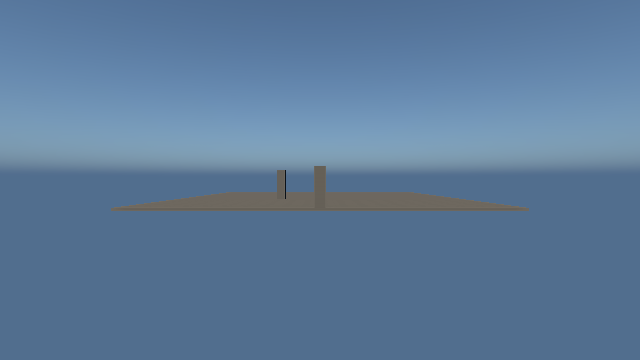
#> input picture _frame_view.png, 640 x 360 px
$ python check_assets.py ..
#> lines starting #> are read from the running program, lines starting #| are printed output that depends on the picture; after the words box and inside, x2 and y2 are one past the last pixel; in counts of white or black regions, pixels touching at a corner belong together
### modules/tsr.py
#!/usr/bin/env python3
# -*- coding: utf-8 -*-
"""modules/tsr.py — TSR（交通标识）模块

职责：
  1) 定义 TSR 资产的两级类别表（大类对齐 YOLO，子类对应具体标牌）
  2) 在 UE 关卡里生成路标：标准模板（牌面 + 立柱）+ 上传的图案贴图
  3) 输出真值描述（类别、世界盒、stencil、磨损等），供 batch_capture 投影成 2D 框
  4) 对外提供「类别名规范化」与「按 YOLO 大类找素材」两个工具，供 2D 替换复用

两级类别的必要性：
  YOLO 模型（tsr_sign.pt）只分 7 个大类，但素材库需要细分到具体标牌
  （限速60 / 限速80 / 禁止左转 …）。所以：
    - 大类（category）：用于和检测结果匹配
    - 子类（subtype）：用于区分素材，也直接作为训练标注的类别名
  素材文件名约定：<大类>_<子类>.png，例如 speed_limit_60.png、prohibition_no_right.png

设计要点：
  - 不依赖外部 3D 模型：牌面/立柱都用 UE 基础 Cube 缩放，任何工程都能跑
  - 单位坑：UE 世界位置是厘米，set_actor_scale3d 是倍数（Cube 原始 100cm）
  - 语义靠 CustomDepthStencilValue，traffic_sign = 4
"""
import json
import math
import os

# ---------------------------------------------------------------------------
# 两级类别表
# ---------------------------------------------------------------------------
# 大类 → {中文名, 子类表, 形状, 尺寸}
# 子类表里 value 是该子类的中文说明，key 会拼进类别名（如 speed_limit + 60）
TSR_CATALOG = {
    "speed_limit": {
        "label": "限速",
        "shape": "circle",
        "size_cm": {"diameter": 60},
        "subtypes": {
            "40": "限速40", "50": "限速50", "60": "限速60",
            "70": "限速70", "80": "限速80", "100": "限速100", "120": "限速120",
        },
    },
    "prohibition": {
        "label": "禁止",
        "shape": "circle",
        "size_cm": {"diameter": 60},
        "subtypes": {
            "no_right": "禁止右转", "no_left": "禁止左转",
            "no_entry": "禁止驶入", "no_parking": "禁止停车",
            "no_stopping": "禁止长停", "no_u_turn": "禁止掉头",
            "no_horn": "禁止鸣笛",
        },
    },
    "warning": {
        "label": "警告",
        "shape": "triangle",
        "size_cm": {"side": 70},
        "subtypes": {
            "bump": "路面不平", "curve_left": "向左急弯",
            "curve_right": "向右急弯", "pedestrian": "注意行人",
            "children": "注意儿童", "crossroad": "十字交叉",
            "slippery": "易滑", "narrow": "窄路",
        },
    },
    "mandatory": {
        "label": "指令",
        "shape": "circle",
        "size_cm": {"diameter": 60},
        "subtypes": {
            "go_straight": "直行", "turn_left": "左转", "turn_right": "右转",
            "keep_left": "靠左行驶", "keep_right": "靠右行驶",
            "roundabout": "环岛行驶", "min_speed": "最低限速",
        },
    },
    "guide": {
        "label": "指路",
        "shape": "rect",
        "size_cm": {"w": 120, "h": 60},
        "subtypes": {
            "direction": "方向指路", "place": "地名", "distance": "距离",
            "highway": "高速入口", "exit": "出口",
        },
    },
    "signal": {
        "label": "信号",
        "shape": "circle",
        "size_cm": {"diameter": 30},
        "subtypes": {"red": "红灯", "yellow": "黄灯", "green": "绿灯"},
    },
    "crosswalk": {
        "label": "人行横道",
        "shape": "rect",
        "size_cm": {"w": 70, "h": 70},
        "subtypes": {"zebra": "斑马线", "sign": "人行横道标志"},
    },
}

# 兼容旧代码：大类名集合
TSR_CLASSES = {k: v["label"] for k, v in TSR_CATALOG.items()}

STENCIL = 4          # 语义通道里 TSR 的模板值（见 semantic_encode.SEMANTIC_CLASSES）
POLE_DIAMETER_CM = 6
PLATE_THICKNESS_CM = 5


# ---------------------------------------------------------------------------
# 类别工具
# ---------------------------------------------------------------------------
def parse_class_name(name):
    """把 'speed_limit_60' 之类的名字拆成 (大类, 子类)；无子类时子类为空串。"""
    name = str(name or "").strip()
    if not name:
        return "", ""
    for cat in TSR_CATALOG:
        if name == cat:
            return cat, ""
        if name.startswith(cat + "_"):
            return cat, name[len(cat) + 1:]
    return name, ""


def normalize_class_name(name):
    """规范成 '<大类>_<子类>' 形式；无法识别时原样返回。"""
    cat, sub = parse_class_name(name)
    if cat in TSR_CATALOG:
        return cat if not sub else "%s_%s" % (cat, sub)
    return name


def category_of(name):
    """取大类（用于和 YOLO 检测结果匹配）。"""
    cat, _ = parse_class_name(name)
    return cat if cat in TSR_CATALOG else ""


def subtype_of(name):
    _, sub = parse_class_name(name)
    return sub


# [52 lines left out: functions class_label, all_class_names, material_for, scan_assets, not called in this run]


# ---------------------------------------------------------------------------
# 尺寸
# ---------------------------------------------------------------------------
def _spec(cls):
    cat, _ = parse_class_name(cls)
    return TSR_CATALOG.get(cat, TSR_CATALOG["speed_limit"])


# [20 lines left out: functions plate_size_cm, plate_scale, not called in this run]


def shape_of(cls):
    return _spec(cls)["shape"]


# ---------------------------------------------------------------------------
# UE 生成
# ---------------------------------------------------------------------------
# [67 lines left out: functions spawn_sign, _set_stencil, truth_entry, not called in this run]


# [19 lines that do not run on import are left out]

### tools/check_assets.py
#!/usr/bin/env python3
# -*- coding: utf-8 -*-
"""check_assets.py — 素材自检：形状、类别名、尺寸是否合规

为什么需要：批量替换用「严格同形状匹配」（圆对圆、三角对三角、矩形对矩形），
形状标错的素材会被静默跳过，导致以为上传成功了却大量不出图。
本工具在上传后立刻给出核对清单。

检查四件事：
  1) 文件名 → 类别名能否解析（speed_limit_60 这类）
  2) 图案实际形状 vs 该类别应有的形状是否一致
  3) 图案是否可读、是否带透明通道（带 alpha 抠图更干净）
  4) 尺寸是否过小（<128px 缩放到远处会糊）

用法：
  python3 check_assets.py 素材目录/
  python3 check_assets.py 素材目录/ --json 结果.json
返回码：0=全部通过，1=有问题（清单见输出）
"""
import argparse
import json
import os
import sys

import cv2
import numpy as np

_MODULES = os.path.join(os.path.dirname(os.path.dirname(os.path.abspath(__file__))), "modules")
if os.path.isdir(_MODULES):
    sys.path.insert(0, _MODULES)
try:
    import tsr as tsr_mod
except Exception:
    tsr_mod = None

EXTS = (".png", ".jpg", ".jpeg", ".bmp", ".webp")


def sign_mask(img):
    """抠出图案本体：有 alpha 用 alpha，否则按四角底色做差。"""
    if img.ndim == 3 and img.shape[2] == 4:
        a = img[:, :, 3]
        m = (a > 8).astype(np.uint8) * 255
        if m.sum() > 0:
            return m
    bgr = img[:, :, :3] if img.ndim == 3 else cv2.cvtColor(img, cv2.COLOR_GRAY2BGR)
    h, w = bgr.shape[:2]
    corners = np.array([bgr[0, 0], bgr[0, w - 1], bgr[h - 1, 0], bgr[h - 1, w - 1]],
                       dtype=np.float32)
    bg = corners.mean(axis=0)
    diff = np.linalg.norm(bgr.astype(np.float32) - bg, axis=2)
    m = (diff > 40).astype(np.uint8) * 255
    k = np.ones((3, 3), np.uint8)
    m = cv2.morphologyEx(m, cv2.MORPH_CLOSE, k, iterations=2)
    return cv2.morphologyEx(m, cv2.MORPH_OPEN, k, iterations=1)


def detect_shape(img):
    """判定图案形状：circle / triangle / rect / unknown。"""
    m = sign_mask(img)
    if m.sum() < 100:
        return "unknown", 0.0
    cnts, _ = cv2.findContours(m, cv2.RETR_EXTERNAL, cv2.CHAIN_APPROX_SIMPLE)
    if not cnts:
        return "unknown", 0.0
    c = max(cnts, key=cv2.contourArea)
    area = cv2.contourArea(c)
    _, _, bw, bh = cv2.boundingRect(c)
    if bw < 8 or bh < 8:
        return "unknown", 0.0
    fill = area / float(bw * bh)
    peri = cv2.arcLength(c, True)
    approx = cv2.approxPolyDP(c, 0.04 * peri, True)
    n = len(approx)
    aspect = bw / float(bh)

    if n == 3 or (0.35 <= fill <= 0.62 and 0.75 <= aspect <= 1.35):
        return "triangle", fill
    if fill >= 0.68 and 0.78 <= aspect <= 1.28:
        return "circle", fill
    if fill >= 0.85:
        return "rect", fill
    return "rect", fill


def main():
    ap = argparse.ArgumentParser()
    ap.add_argument("dir", help="素材目录")
    ap.add_argument("--json", default="", help="把结果写到 JSON")
    ap.add_argument("--min-size", type=int, default=128, help="最小边长（默认 128）")
    a = ap.parse_args()

    if not os.path.isdir(a.dir):
        print("目录不存在: %s" % a.dir)
        return 2

    files = sorted(f for f in os.listdir(a.dir) if f.lower().endswith(EXTS))
    if not files:
        print("目录里没有图片: %s" % a.dir)
        return 2

    rows = []
    bad = 0
    for fn in files:
        p = os.path.join(a.dir, fn)
        item = {"file": fn, "problems": []}
        stem = os.path.splitext(fn)[0]
        cat = tsr_mod.category_of(stem) if tsr_mod else ""
        item["class_name"] = tsr_mod.normalize_class_name(stem) if tsr_mod else stem
        item["category"] = cat

        if not cat:
            item["problems"].append("文件名无法识别大类")
            bad += 1

        img = cv2.imread(p, cv2.IMREAD_UNCHANGED)
#> img is the input picture: shape (360, 640, 3); mean B, G, R 154.2, 122.5, 92.5
        if img is None:
            item["problems"].append("图像无法读取")
            bad += 1
            rows.append(item)
            continue

        h, w = img.shape[:2]
#> h = 360; w = 640
        item["size"] = [w, h]
        item["has_alpha"] = bool(img.ndim == 3 and img.shape[2] == 4)
        if min(w, h) < a.min_size:
            item["problems"].append("尺寸过小 %dx%d（建议 ≥%d）" % (w, h, a.min_size))
            bad += 1
        if not item["has_alpha"]:
            item["problems"].append("无透明通道（靠底色抠图，边缘可能不干净）")

        shape, fill = detect_shape(img)
#> in sign_mask, `corners = np.array([bgr[0, 0], bgr[0, w - 1], bgr[h - 1, 0], bgr[h - 1..`: corners = [[158, 120, 88], [158, 120, 88], [142, 110, 81], [142, 110, 81]]
#> in sign_mask, `bg = corners.mean(axis=0)`: bg = [150, 115, 84.5]
#> in sign_mask, `diff = np.linalg.norm(bgr.astype(np.float32) - bg, axis=2)`:
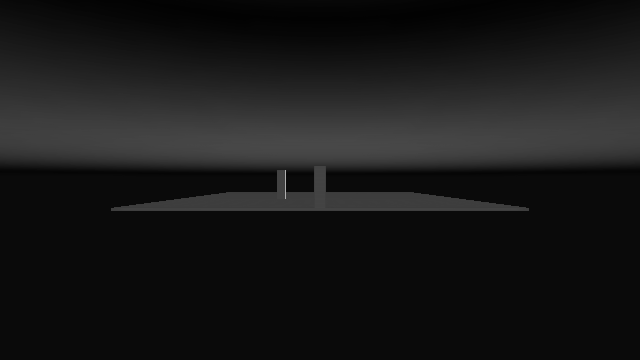
#> diff: shape (360, 640) float32; min 2.06, max 176.5, mean 24
#> in sign_mask, `m = (diff > 40).astype(np.uint8) * 255`:
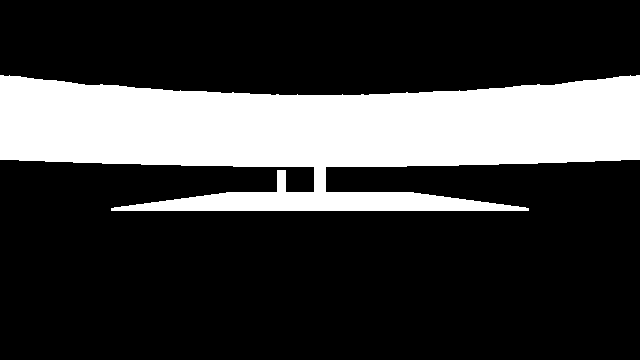
#> m: shape (360, 640); 24.2% white; 1 white region, box (x1, y1, x2, y2) and area: (0, 75, 640, 211) 55672
#> in sign_mask, `m = cv2.morphologyEx(m, cv2.MORPH_CLOSE, k, iterations=2)`: m: shape (360, 640); 24.2% white; 1 white region, box (x1, y1, x2, y2) and area: (0, 75, 640, 211) 55699
#> in sign_mask, `return cv2.morphologyEx(m, cv2.MORPH_OPEN, k, iterations=1)`: returned value: shape (360, 640); 24.2% white; 1 white region
#> in detect_shape, `cnts, _ = cv2.findContours(m, cv2.RETR_EXTERNAL, cv2.CHAIN_APPROX_SIMP..`: cnts = 1 contour; box (x1, y1, x2, y2) and area: (0, 75, 640, 211) 55270
#> in detect_shape, `c = max(cnts, key=cv2.contourArea)`: c = contour of 204 points, box (x1, y1, x2, y2) (0, 75, 640, 211), area 55270
#> in detect_shape, `area = cv2.contourArea(c)`: area = 55270
#> in detect_shape, `_, _, bw, bh = cv2.boundingRect(c)`: bw = 640; bh = 136
#> in detect_shape, `fill = area / float(bw * bh)`: fill = 0.635
#> in detect_shape, `peri = cv2.arcLength(c, True)`: peri = 2276.6
#> in detect_shape, `approx = cv2.approxPolyDP(c, 0.04 * peri, True)`: approx = [[0, 75], [277, 167], [111, 210], [639, 159]]
#> in detect_shape, `n = len(approx)`: n = 4
#> in detect_shape, `aspect = bw / float(bh)`: aspect = 4.71
#> shape = 'rect'; fill = 0.635
        item["shape"] = shape
        item["fill"] = round(float(fill), 3)
        expect = tsr_mod.shape_of(stem) if cat and tsr_mod else ""
        item["expect_shape"] = expect
        if expect and shape != "unknown" and shape != expect:
            item["problems"].append("形状不符：实际 %s，该类应为 %s" % (shape, expect))
            bad += 1

        rows.append(item)
#> pass 2 of the loop in main, `for fn in files:`:
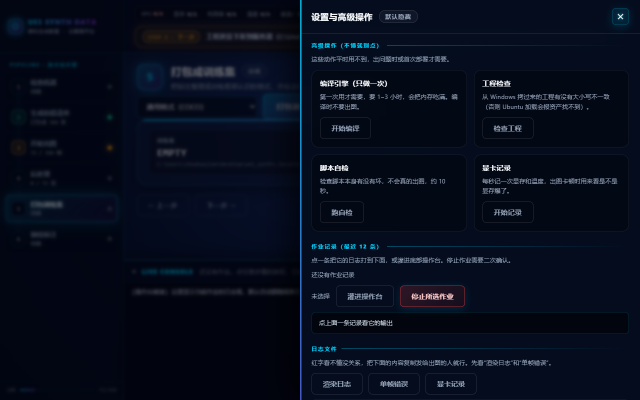
#> input picture shot_v3_08_drawer.png, 1280 x 800 px (shown at 1/2 size)
#> in main, img is the input picture: shape (800, 1280, 3); mean B, G, R 29.3, 14, 7.6
#> corners = [[18, 5, 2], [30, 12, 4], [17, 5, 1], [30, 12, 4]]
#> bg = [23.75, 8.5, 2.75]
#> diff: shape (800, 1280) float32
#> in sign_mask (call 2), `m = (diff > 40).astype(np.uint8) * 255`:
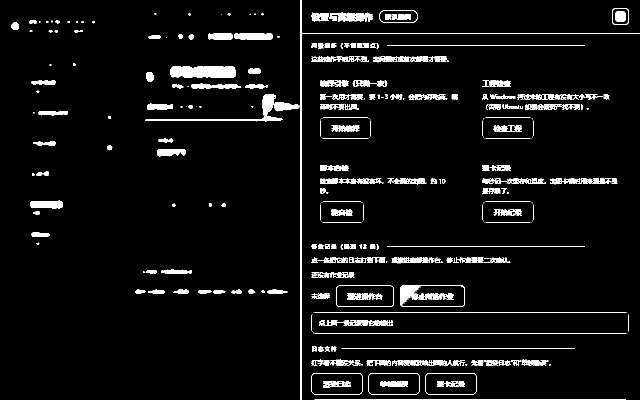
#> m: shape (800, 1280) (shown at 1/2 size); 5.1% white; 370 white regions (123 under 20 px), largest, box (x1, y1, x2, y2) and area: (600, 0, 1280, 800) 3077, (341, 132, 472, 156) 2782, (290, 188, 566, 243) 1991
#> in sign_mask (call 2), `return cv2.morphologyEx(m, cv2.MORPH_OPEN, k, iterations=1)`:
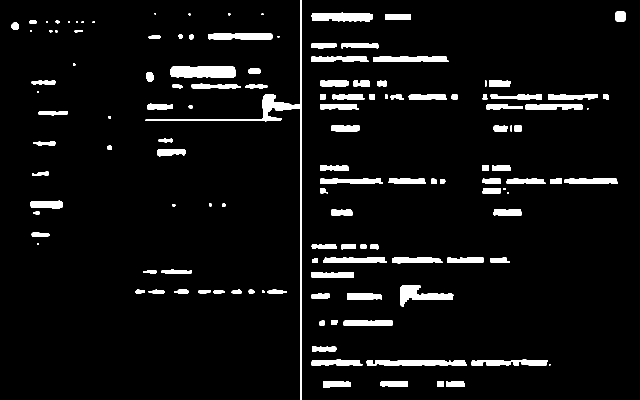
#> returned value: shape (800, 1280) (shown at 1/2 size); 5.6% white; 133 white regions (18 under 20 px)
#> cnts = 133 contours, 23 with area under 20; largest, box (x1, y1, x2, y2) and area: (291, 0, 603, 800) 3900, (341, 132, 472, 156) 2652, (800, 571, 907, 614) 1750, (622, 25, 745, 43) 1746, (733, 720, 934, 731) 1712
#> in main, `shape, fill = detect_shape(img)`: fill = 0.0156

    # 输出
    print("素材自检：%d 个文件，%d 个有问题" % (len(files), bad))
    print("=" * 96)
    print("%-34s %-20s %-9s %-9s %-6s %s" %
          ("文件名", "类别名", "实际形状", "应为", "尺寸", "问题"))
    print("-" * 96)
    for r in rows:
        size = "%dx%d" % tuple(r["size"]) if "size" in r else "-"
        issues = "；".join(r["problems"]) if r["problems"] else "OK"
        print("%-34s %-20s %-9s %-9s %-6s %s" %
              (r["file"][:34], r.get("class_name", "")[:20], r.get("shape", "-"),
               r.get("expect_shape", "-") or "-", size, issues[:46]))
#> this loop made 2 passes
#> size on passes 1 to 2: '640x360', '1280x800'
#| _frame_view.png                    _frame_view          rect      -         640x360 文件名无法识别大类；无透明通道（靠底色抠图，边缘可能不干净）
#| shot_v3_08_drawer.png              shot_v3_08_drawer    rect      -         1280x800 文件名无法识别大类；无透明通道（靠底色抠图，边缘可能不干净）

    # 汇总：按形状统计
    print("-" * 96)
    from collections import Counter
    cnt = Counter(r.get("shape", "unknown") for r in rows)
#> cnt = {'rect': 2}
    print("形状分布：圆 %d / 三角 %d / 矩形 %d / 未知 %d"
          % (cnt.get("circle", 0), cnt.get("triangle", 0),
             cnt.get("rect", 0), cnt.get("unknown", 0)))
#| 形状分布：圆 0 / 三角 0 / 矩形 2 / 未知 0
    cats = Counter(r.get("category", "") for r in rows if r.get("category"))
#> cats = 0 items
    print("大类别覆盖：%s" % "、".join("%s×%d" % (k, v) for k, v in cats.items()))
#| 大类别覆盖：

    if a.json:
        with open(a.json, "w", encoding="utf-8") as f:
            json.dump({"dir": a.dir, "total": len(files), "problems": bad,
                       "items": rows}, f, indent=1, ensure_ascii=False)
        print("结果已写入 %s" % a.json)

    return 0 if bad == 0 else 1


if __name__ == "__main__":
#> (the run stopped early here; a loop or call above may not have finished)
